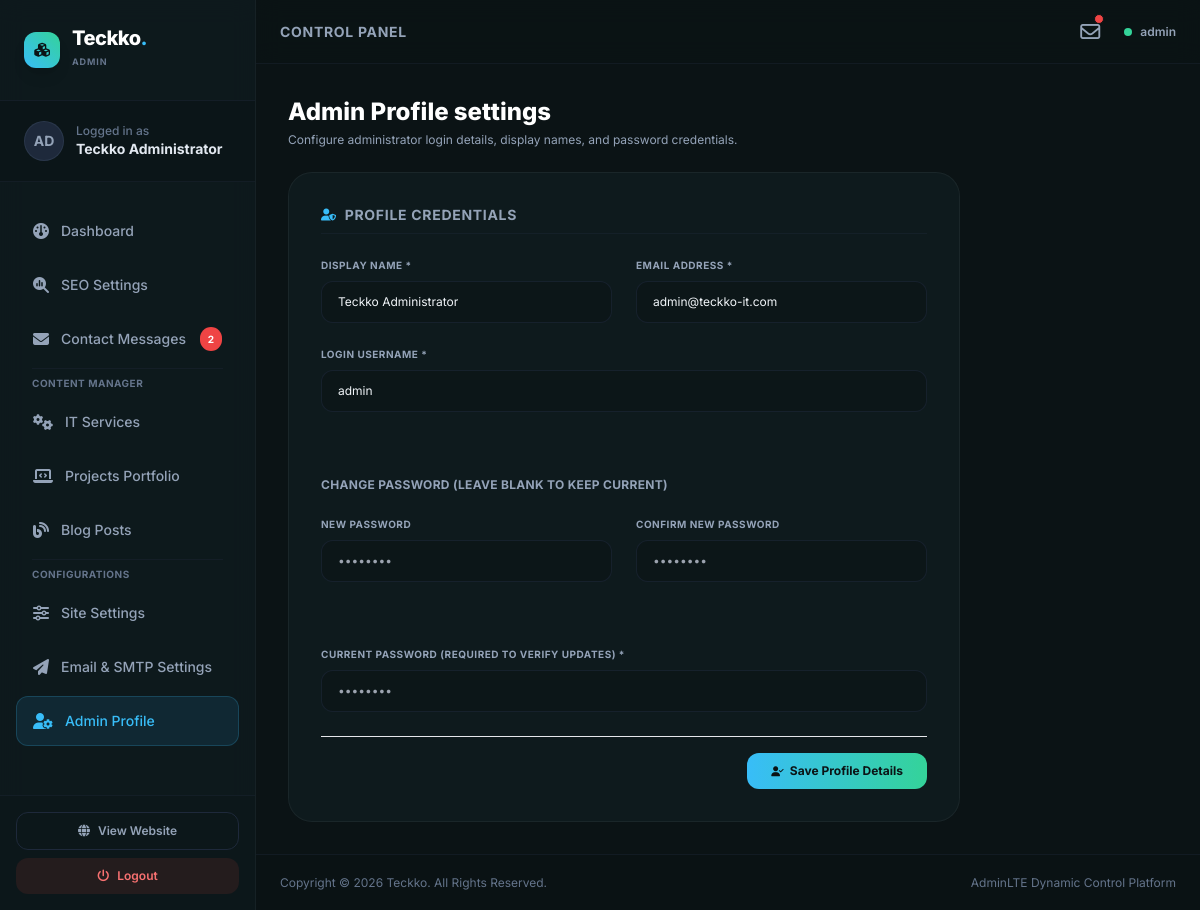
/dashboard/profile.php (signed in), run on the app's committed database.
### tables this page shows
CREATE TABLE `users` (
  `id` int(11) NOT NULL AUTO_INCREMENT,
  `username` varchar(50) NOT NULL,
  `password` varchar(255) NOT NULL,
  `email` varchar(100) NOT NULL,
  `name` varchar(100) NOT NULL,
  `created_at` timestamp NOT NULL DEFAULT current_timestamp(),
  PRIMARY KEY (`id`),
  UNIQUE KEY `username` (`username`)
);

### dashboard/profile.php (the view, shortened to what this page needs)
<?php
require_once __DIR__ . '/../includes/db.php';
$adminId = intval($_SESSION['admin_id'] ?? 0);
if ($adminId > 0) {
    try {
        $stmt = $pdo->prepare("SELECT * FROM `users` WHERE `id` = ?");
        $stmt->execute([$adminId]);
        $adminUser = $stmt->fetch();
    } catch (PDOException $e) {
        $adminUser = [];
    }
} else {
    header("Location: login.php");
    exit();
}
require_once __DIR__ . '/header.php';
?>
    <div class="flex flex-col gap-6">
        <div>
            <h2 class="font-heading font-extrabold text-2xl text-white">Admin Profile settings</h2>
            <p class="text-xs text-slate-400 mt-1">Configure administrator login details, display names, and password credentials.</p>
        </div>
        <div class="dashboard-card p-8 rounded-3xl max-w-2xl border border-white/5 bg-brand-card">
            <h3 class="font-heading font-bold text-sm text-slate-400 uppercase tracking-wider border-b border-slate-800/40 pb-2 mb-6 flex items-center gap-2">
                <i class="fa-solid fa-user-shield text-xs text-brand-accent"></i>
                <span>Profile Credentials</span>
            </h3>
            <form action="profile.php" method="POST" class="flex flex-col gap-6">
                <div class="grid grid-cols-1 sm:grid-cols-2 gap-6">
                    <div>
                        <label class="block text-[10px] uppercase font-bold tracking-wider text-slate-400 mb-2">Display Name *</label>
                        <input type="text" name="name" value="<?php echo htmlspecialchars($adminUser['name'] ?? ''); ?>" required placeholder="e.g. Teckko CEO" class="w-full bg-brand-dark/50 border border-slate-800/60 rounded-xl px-4 py-3 text-xs text-slate-100 placeholder-slate-650 focus:outline-none focus:border-brand-accent transition-colors">
                    </div>
                    <div>
                        <label class="block text-[10px] uppercase font-bold tracking-wider text-slate-400 mb-2">Email Address *</label>
                        <input type="email" name="email" value="<?php echo htmlspecialchars($adminUser['email'] ?? ''); ?>" required placeholder="e.g. admin@teckko.com" class="w-full bg-brand-dark/50 border border-slate-800/60 rounded-xl px-4 py-3 text-xs text-slate-100 placeholder-slate-650 focus:outline-none focus:border-brand-accent transition-colors">
                    </div>
                </div>
                <div>
                    <label class="block text-[10px] uppercase font-bold tracking-wider text-slate-400 mb-2">Login Username *</label>
                    <input type="text" name="username" value="<?php echo htmlspecialchars($adminUser['username'] ?? ''); ?>" required placeholder="e.g. admin" class="w-full bg-brand-dark/50 border border-slate-800/60 rounded-xl px-4 py-3 text-xs text-slate-100 placeholder-slate-650 focus:outline-none focus:border-brand-accent transition-colors">
                </div>
                <div class="h-px bg-slate-850/60 my-2"></div>
                <h4 class="font-heading font-bold text-xs text-slate-400 uppercase tracking-wide">Change Password (Leave blank to keep current)</h4>
                <div class="grid grid-cols-1 sm:grid-cols-2 gap-6">
                    <div>
                        <label class="block text-[10px] uppercase font-bold tracking-wider text-slate-400 mb-2">New Password</label>
                        <input type="password" name="new_password" placeholder="••••••••" class="w-full bg-brand-dark/50 border border-slate-800/60 rounded-xl px-4 py-3 text-xs text-slate-100 placeholder-slate-650 focus:outline-none focus:border-brand-accent transition-colors">
                    </div>
                    <div>
                        <label class="block text-[10px] uppercase font-bold tracking-wider text-slate-400 mb-2">Confirm New Password</label>
                        <input type="password" name="confirm_password" placeholder="••••••••" class="w-full bg-brand-dark/50 border border-slate-800/60 rounded-xl px-4 py-3 text-xs text-slate-100 placeholder-slate-650 focus:outline-none focus:border-brand-accent transition-colors">
                    </div>
                </div>
                <div class="h-px bg-slate-850/60 my-2"></div>
                <div>
                    <label class="block text-[10px] uppercase font-bold tracking-wider text-slate-400 mb-2">Current Password (Required to verify updates) *</label>
                    <input type="password" name="current_password" required placeholder="••••••••" class="w-full bg-brand-dark/50 border border-slate-800/60 rounded-xl px-4 py-3 text-xs text-slate-100 placeholder-slate-650 focus:outline-none focus:border-brand-accent transition-colors">
                </div>
                <div class="flex justify-end pt-4 border-t border-slate-850">
                    <button type="submit" class="px-6 py-2.5 rounded-xl font-heading font-bold text-xs bg-gradient-to-r from-brand-accent to-emerald-400 text-brand-dark hover:shadow-lg transition-all flex items-center gap-1.5">
                        <i class="fa-solid fa-user-check text-[10px]"></i>
                        <span>Save Profile Details</span>
                    </button>
                </div>
            </form>
        </div>
    </div>
<?php require_once __DIR__ . '/footer.php'; ?>

### dashboard/header.php (style rules this page uses)
.dashboard-card { background: rgba(14, 26, 29, 0.4); backdrop-filter: blur(8px); border: 1px solid rgba(255, 255, 255, 0.03); transition: all 0.2s ease; }

### data on the page
users: name "Teckko Administrator", email "admin@teckko-it.com", username "admin"

### other printed values
substr($_SESSION['admin_username'], 0, 2) "AD"
$_SESSION['admin_name'] "Teckko Administrator"
$unreadCount "2"
$_SESSION['admin_username'] "admin"
